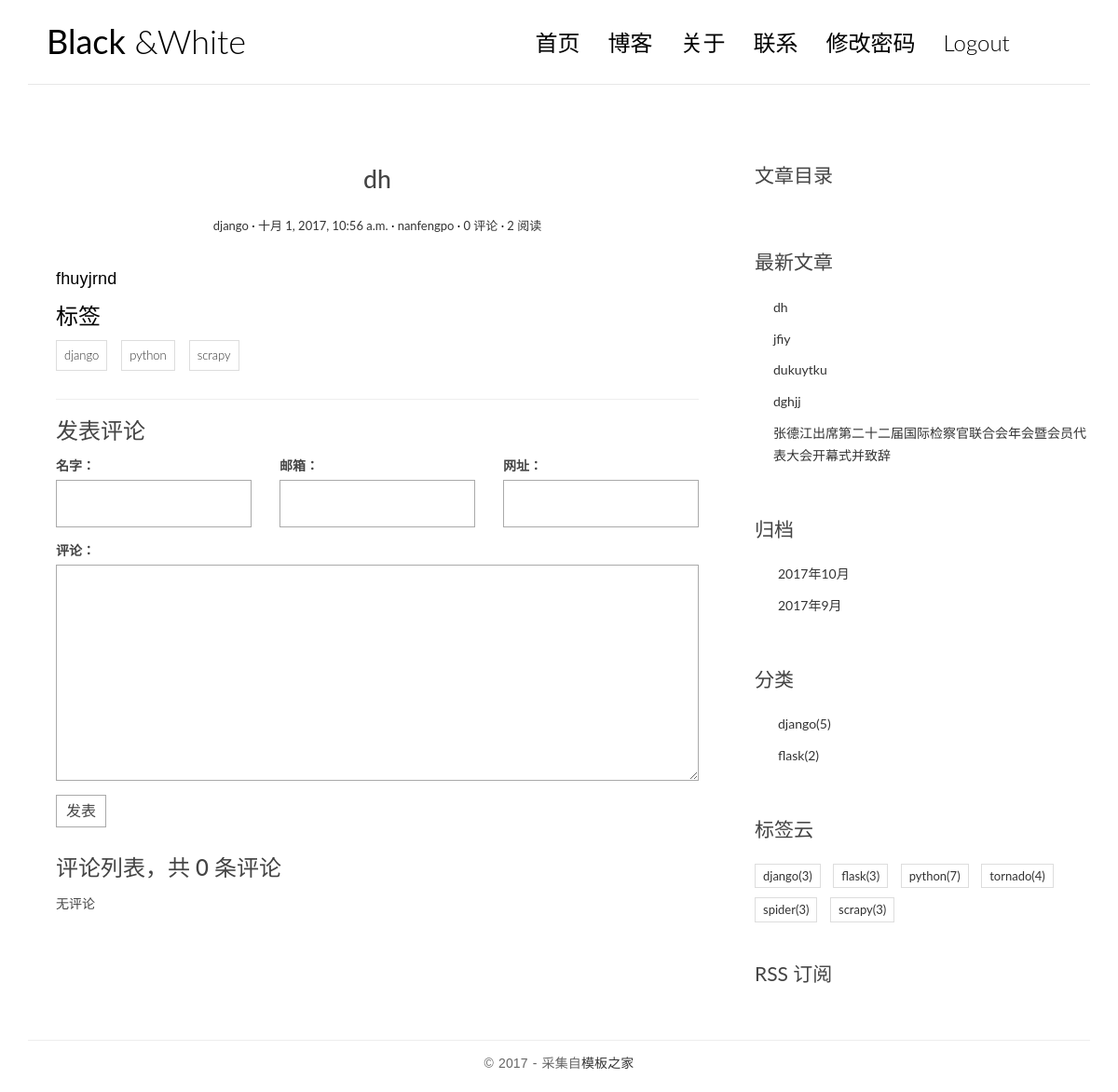
The app's page /post/4/ (signed in) with its own data.
### blog/models.py (models this page shows, shortened)
class Post(models.Model):
    title = models.CharField(max_length=64)
    body = models.TextField()
    created_time = models.DateTimeField()
    modified_time = models.DateTimeField()
    excerpt = models.CharField(max_length=256,blank=True)
    category = models.ForeignKey(Category)
    tags = models.ManyToManyField(Tag,blank=True)
    author = models.ForeignKey(User)
    views = models.PositiveIntegerField(default=0)
    def increase_views(self):
        self.views+=1
        self.save(update_fields=['views'])
    class Meta:
        ordering = ['-created_time','-modified_time']
    def get_absolute_url(self):
        return reverse('blog:detail',kwargs={'pk':self.pk}) #
    def save(self,*args,**kwargs):
        if not self.excerpt:
            md = Markdown(extensions=[
                'markdown.extensions.extra',
                'markdown.extensions.codehilite',
            ])
            self.excerpt = strip_tags(md.convert(self.body))[:32]
        super().save(*args,**kwargs)

class Category(models.Model):
    name = models.CharField(max_length=64)

class Tag(models.Model):
    name = models.CharField(max_length=64)

### blog/views.py (the view)
# urls.py: url(r'^post/(?P<pk>[0-9]+)/$',login_required(views.PostDetailView.as_view()),name='detail'), # post/1
class PostDetailView(DetailView):
    model = Post
    template_name = 'blog/detail.html'
    context_object_name = 'post'
    def get(self,request,*args,**kwargs):
        response = super().get(request,*args,**kwargs)
        self.object.increase_views() # self.object实际上是Post的对象
        return response
    def get_object(self,queryset=None):
        post = super().get_object(queryset)
        md = Markdown(extensions=[
            'markdown.extensions.extra',
            'markdown.extensions.codehilite',
            TocExtension(slugify=slugify),  # 把锚点修改为文章实际内容
        ])
        post.body = md.convert(post.body)
        post.toc = md.toc
        return post
    def get_context_data(self, **kwargs):
        context = super().get_context_data(**kwargs) # 把post加到context
        form = CommentForm()
        comment_list = self.object.comment_set.all()
        context.update({   # context已有post了，所以这里使用更新update
            'form':form,
            'comment_list':comment_list,
        })
        return context

### comment/forms.py
class CommentForm(forms.ModelForm):
    class Meta:
        model = Comment
        fields = [
            'name',
            'email',
            'url',
            'text',
        ]

### blog/templatetags/blog_tags.py (called while the page is built)
@register.simple_tag
def get_recent_posts(num=5):
    return Post.objects.all().order_by('-created_time')[:num]

@register.simple_tag
def archives():
    return Post.objects.dates('created_time','month',order='DESC')

@register.simple_tag
def get_categories():
    return Category.objects.annotate(
        num_post=Count('post')
    ).filter(num_post__gt=0)

@register.simple_tag
def get_tags():
    return Tag.objects.annotate(num_posts=Count('post')).filter(num_posts__gt=0)

### templates/blog/detail.html (shortened to what this page needs)
{% extends 'blog/base.html' %}
{% block main %}
<article class="post post-{{ post.pk }}">
    <header class="entry-header">
        <h1 class="entry-title">{{ post.title }}</h1>
        <div class="entry-meta">
            <span class="post-category"><a href="#">{{ post.category.name }}</a></span>
            <span class="post-date"><a href="#"><time class="entry-date" datetime="{{ post.created_time }}">{{ post.created_time }}</time></a></span>
            <span class="post-author"><a href="#">{{ post.author }}</a></span>
            <span class="comments-link"><a href="{{post.get_absolute_url}}#comment-area">{{post.comment_set.count}} 评论</a></span>
            <span class="views-count"><a href="#">{{post.views}} 阅读</a></span>
        </div>
    </header>
    <div class="entry-content clearfix">
        {{ post.body|safe }}
        <div class="widget-tag-cloud">
            <ul>
                <h3>标签</h3>
                {% for tag in post.tags.all %}
                <li>
                    <a href="{% url 'blog:tag' tag.pk %}">{{tag.name}}</a>
                </li>
                {% endfor %}
            </ul>
        </div>
    </div>
</article>
<section class="comment-area" id="comment-area">
    <hr>
    <h3>发表评论</h3>
    <form action="{% url 'comment:comments' post.pk %}" method="post" class="comment-form">
        <div class="row">
            <div class="col-md-4">
                <label for="{{form.name.id_for_label}}">名字：</label>
                {{form.name}}
            </div>
            <div class="col-md-4">
                <label for="{{form.email.id_for_label}}">邮箱：</label>
                {{form.email}}
            </div>
            <div class="col-md-4">
                <label for="{{form.url.id_for_label}}">网址：</label>
                {{form.url}}
            </div>
            <div class="col-md-12">
                <label for="{{form.text.id_for_label}}">评论：</label>
                {{form.text}}
                <button type="submit" class="comment-btn">发表</button>
            </div>
        </div>
    </form>
    <div class="comment-list-panel">
        <h3>评论列表，共 <span>{{post.comment_set.count}}</span> 条评论</h3>
        <ul class="comment-list list-unstyled">
            {% for comment in comment_list %}
            <li class="comment-item">
                <span class="nickname">{{comment.name}}</span>
                <time class="submit-date" >{{comment.created_time}}</time>
                <div class="text">
                    {{comment.text}}
                </div>
            </li>
            {% empty %}
            无评论
            {% endfor %}
        </ul>
    </div>
</section>
{% endblock main %}
{% block toc %}
<div class="widget widget-content">
    <h3 class="widget-title">文章目录</h3>
</div>
{% endblock %}

### templates/blog/base.html (shortened to what this page needs)
{% load staticfiles %}
{% load blog_tags %}
<html>
<head>
    <link rel="stylesheet" href="{% static 'blog/css/bootstrap.min.css' %}">
    <link rel="stylesheet" href="{% static 'blog/css/custom.css' %}">
    <link rel="stylesheet" href="{% static 'blog/css/pace.css' %}">
    <link rel="stylesheet" href="{% static 'blog/css/highlights/github.css' %}">
    <link rel="stylesheet" href="http://code.ionicframework.com/ionicons/2.0.1/css/ionicons.min.css">
</head>
<body>
<div class="container">
    <header id="site-header">
        <div class="row">
            <div class="col-md-4 col-sm-5 col-xs-8">
                <div class="logo">
                    <h1><a href="{% url 'blog:index' %}"><b>Black</b> &amp;White</a></h1>
                </div>
            </div>
            <div class="col-md-8 col-sm-7 col-xs-4">
                <nav class="main-nav" role="navigation">
                    <div class="collapse navbar-collapse" id="bsexample-navbar-collapse-1">
                        <ul class="nav navbar-nav navbar-right">
                            <li class="cl-effect-11"><a href="{% url 'blog:index' %}" data-hover="首页">首页</a></li>
                            <li class="cl-effect-11"><a href="fullwidth.html" data-hover="博客">博客</a></li>
                            <li class="cl-effect-11"><a href="about.html" data-hover="关于">关于</a></li>
                            <li class="cl-effect-11"><a href="contact.html" data-hover="联系">联系</a></li>
                            {% if user.is_authenticated %}
                                <li class="cl-effect-11"><a href="{% url 'password_change' %}">修改密码</a></li>
                                <li class="cl-effect-11"><a href="{% url 'logout' %}">Logout</a></li>
                            {% else %}
                                <li class="cl-effect-11"><a href="{% url 'login' %}">Login</a></li>
                            {% endif %}
                        </ul>
                    </div>
                </nav>
            </div>
        </div>
    </header>
</div>
<div class="content-body">
    <div class="container">
        <div class="row">
            <main class="col-md-8">
                {% block main %}
                {% endblock %}
            </main>
            <aside class="col-md-4">
                {% block toc %}
                {% endblock %}
                <div class="widget widget-recent-posts">
                    <h3 class="widget-title">最新文章</h3>
                    {% get_recent_posts as recent_post_list %}
                    <ul>
                        {% for post in recent_post_list %}
                        <li>
                            <a href="{{ post.get_absolute_url }}">{{post.title}}</a>
                        </li>
                        {% empty %}
                        没有文章
                        {% endfor %}
                    </ul>
                </div>
                <div class="widget widget-archives">
                    <h3 class="widget-title">归档</h3>
                    {% archives as date_list %}
                    <ul>
                        {% for date in date_list %}
                        <li>
                            <a href="{% url 'blog:archives' date.year date.month %}">{{date.year}}年{{date.month}}月</a>
                        </li>
                        {% empty %}
                        没有归档
                        {% endfor %}
                    </ul>
                </div>
                <div class="widget widget-category">
                    <h3 class="widget-title">分类</h3>
                    {% get_categories as category_list %}
                    <ul>
                        {% for category in category_list %}
                        <li>
                            <a href="{% url 'blog:category' category.pk %}">{{category.name}}<span class="post-count">({{category.num_post}})</span> </a>
                        </li>
                        {% empty %}
                        没有分类
                        {% endfor %}
                    </ul>
                </div>
                <div class="widget widget-tag-cloud">
                    <h3 class="widget-title">标签云</h3>
                    {% get_tags as tag_list %}
                    <ul>
                        {% for tag in tag_list %}
                        <li>
                            <a href="{% url 'blog:tag' tag.pk %}">{{tag.name}}<span class="post-count">({{tag.num_posts}})</span></a>
                        </li>
                        {% empty %}
                        没有标签
                        {% endfor %}
                    </ul>
                </div>
                <div class="rss">
                    <a href="{% url 'rss' %}"> RSS 订阅</a>
                </div>
            </aside>
        </div>
    </div>
</div>
<footer id="site-footer">
    <div class="container">
        <div class="row">
            <div class="col-md-12">
                <p class="copyright">&copy 2017 - 采集自<a href="http://www.cssmoban.com/" target="_blank" title="模板之家">模板之家</a></p>
            </div>
        </div>
    </div>
</footer>
</body>
</html>

### blog/static/blog/css/custom.css (style rules this page uses)
* { outline: none; }
h1, h2, h3, h4, h5, h6 { margin-top: 0; }
b { font-weight: 400; }
a { color: #333; }
body { color: #444; font-family: 'Lato', sans-serif; }
p { font-family: 'Ubuntu', sans-serif; font-weight: 400; word-spacing: 1px; letter-spacing: 0.01em; }
#site-header { background-color: #FFF; padding: 25px 20px; margin-bottom: 40px; border-bottom: 1px solid #e7e7e7; }
.logo h1 a { color: #000; }
.logo h1 { margin: 0; font-family: 'Lato', sans-serif; font-weight: 300; }
.main-nav { margin-top: 11px; max-width: 95%; }
.main-nav a { color: #000000 !important; padding: 0 0 5px 0 !important; margin-right: 30px; font-family: 'Lato', sans-serif; font-weight: 300; font-size: 24px; }
.cl-effect-11 a { padding: 10px 0; color: #0972b4; text-shadow: none; }
.cl-effect-11 a::before { position: absolute; top: 0; left: 0; overflow: hidden; padding: 0 0 5px 0 !important; max-width: 0; border-bottom: 1px solid #000; color: #000; content: attr(data-hover); white-space: nowrap; -webkit-transition: max-width 0.5s; -moz-transition: max-width 0.5s; transition: max-width 0.5s; }
.content-body { padding-bottom: 4em; }
.post { background: #fff; padding: 30px 30px 0; }
.entry-title { text-align: center; font-size: 1.9em; margin-bottom: 20px; line-height: 1.6; padding: 10px 20px 0; }
.entry-meta { text-align: center; color: #DDDDDD; font-size: 13px; margin-bottom: 30px; }
.entry-content { font-size: 18px; line-height: 1.9; font-weight: 300; color: #000; }
.post-category::after, .post-date::after, .post-author::after, .comments-link::after { content: ' ·'; color: #000; }
.widget { background: #fff; padding: 30px 0 0; }
.widget-title { font-size: 1.5em; margin-bottom: 20px; line-height: 1.6; padding: 10px 0 0; font-weight: 400; }
.widget-recent-posts ul { padding: 0; margin: 0; padding-left: 20px; }
.widget-recent-posts ul li { list-style-type: none; position: relative; line-height: 170%; margin-bottom: 10px; }
.widget-recent-posts ul li::before { content: '\f3d3'; font-family: "Ionicons"; position: absolute; left: -17px; top: 3px; font-size: 16px; color: #000; }
.widget-archives ul { padding: 0; margin: 0; padding-left: 25px; }
.widget-archives ul li { list-style-type: none; position: relative; line-height: 170%; margin-bottom: 10px; }
.widget-archives ul li::before { content: '\f3f3'; font-family: "Ionicons"; position: absolute; left: -25px; top: 1px; font-size: 16px; color: #000; }
.widget-category ul { padding: 0; margin: 0; padding-left: 25px; }
.widget-category ul li { list-style-type: none; position: relative; line-height: 170%; margin-bottom: 10px; }
.widget-category ul li::before { content: '\f3fe'; font-family: "Ionicons"; position: absolute; left: -25px; top: 1px; font-size: 18px; color: #000; }
.widget-tag-cloud ul { padding: 0; margin: 0; margin-right: -10px; }
.widget-tag-cloud ul li { list-style-type: none; font-size: 13px; display: inline-block; margin-right: 10px; margin-bottom: 10px; padding: 3px 8px; border: 1px solid #ddd; }
.rss { font-size: 21px; margin-top: 30px; }
.rss a { color: #444; }
#site-footer { padding-top: 10px; padding: 0 0 1.5em 0; }
.copyright { text-align: center; padding-top: 1em; margin: 0; border-top: 1px solid #eee; color: #666; }
.contact-form input, .comment-form input { border: 1px solid #aaa; margin-bottom: 15px; width: 100%; padding: 15px 15px; font-size: 16px; line-height: 100%; transition: 0.4s border-color linear; }
.contact-form textarea, .comment-form textarea { border: 1px solid #aaa; margin-bottom: 15px; width: 100%; padding: 15px 15px; font-size: 16px; line-height: 20px !important; min-height: 183px; transition: 0.4s border-color linear; }
.comment-area { padding: 0 30px 0; }
.comment-form { margin-top: 15px; }
.comment-form .comment-btn { background-color: #fff; border: 1px solid #aaa; font-size: 16px; padding: 5px 10px; }
.comment-list-panel { margin-top: 30px; }
.comment-list { margin-top: 15px; }

### records on screen
Post: title "dh", category.name "django", created_time "十月 1, 2017, 10:56 a.m.", author "nanfengpo", comment_set.count "0", views "2", body "fhuyjrnd"
Tag: name "django", num_posts "3"
Tag: name "python", num_posts "7"
Tag: name "scrapy", num_posts "3"
Post: title "jfiy"
Post: title "dukuytku"
Post: title "dghjj"
Post: title "张德江出席第二十二届国际检察官联合会年会暨会员代表大会开幕式并致辞"
Category: name "django", num_post "5"
Category: name "flask", num_post "2"
Tag: name "flask", num_posts "3"
Tag: name "tornado", num_posts "4"
Tag: name "spider", num_posts "3"

### other values on screen
{{ date.year }} "2017" "2017"
{{ date.month }} "10" "9"
